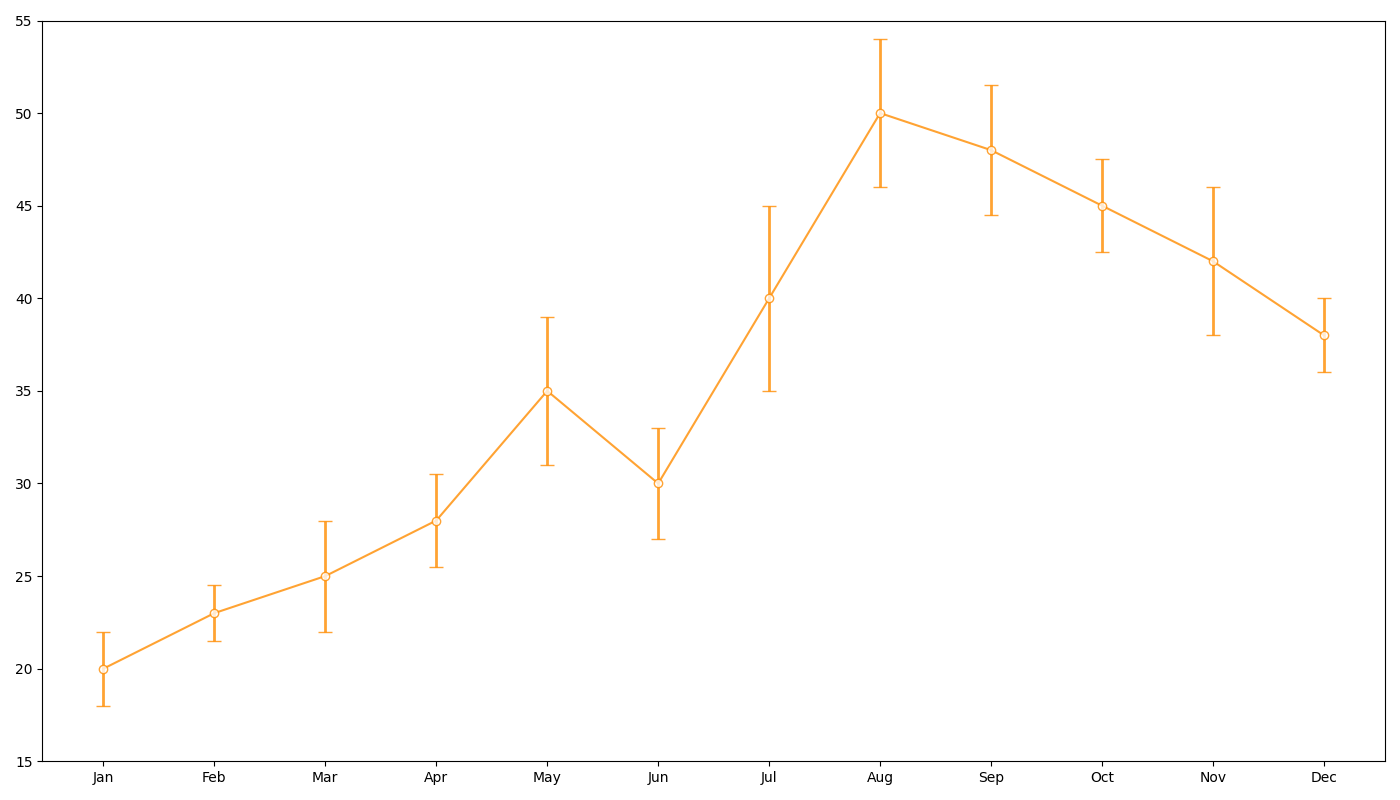

This chart was generated by the following Python code:
import matplotlib.pyplot as plt
import numpy as np

months = np.array(['Jan', 'Feb', 'Mar', 'Apr', 'May', 'Jun', 'Jul', 'Aug', 'Sep', 'Oct', 'Nov', 'Dec'])
average_users = np.array([20, 23, 25, 28, 35, 30, 40, 50, 48, 45, 42, 38])
user_variability = np.array([2, 1.5, 3, 2.5, 4, 3, 5, 4, 3.5, 2.5, 4, 2])

plt.figure(figsize=(14, 8))
plt.errorbar(months, average_users, yerr=user_variability, fmt='-o', color='darkorange', capsize=5, alpha=0.8, elinewidth=2, markerfacecolor='white')

plt.ylim(15, 55)
plt.xticks(fontsize=10)
plt.yticks(np.arange(15, 60, 5), fontsize=10)

plt.tight_layout()
plt.show()
